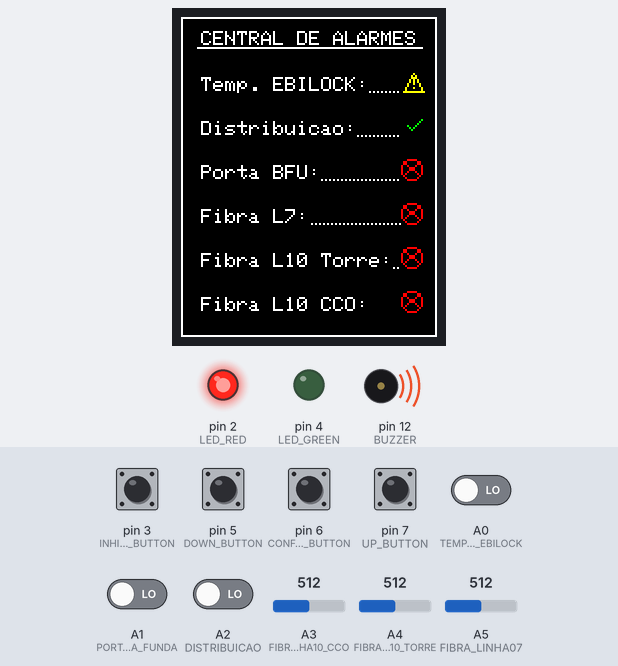
The program below on a simulated Arduino Nano, built with avr-gcc and run on an emulated ATmega328P. Parts: 128×160 colour display, output pins drawn as LEDs (lit = HIGH), buzzer (waves = sounding, pin HIGH). The inputs (shaded band) are chosen by the test bench; at power-on: pin 3 (INHIBIT_ALARM_BUTTON), pin 5 (DOWN_BUTTON), pin 6 (CONFIG_BUTTON), pin 7 (UP_BUTTON) HIGH, A0 (TEMPERATURA_EBILOCK), A1 (PORTA_BARRA_FUNDA), A2 (DISTRIBUICAO) LOW, A3 (FIBRA_LINHA10_CCO) = 512, A4 (FIBRA_LINHA10_TORRE) = 512, A5 (FIBRA_LINHA07) = 512.

Above: at 5.3 s.
5.4 s: pin 6 (CONFIG_BUTTON) pulled LOW for 1 s
At 7.6 s:
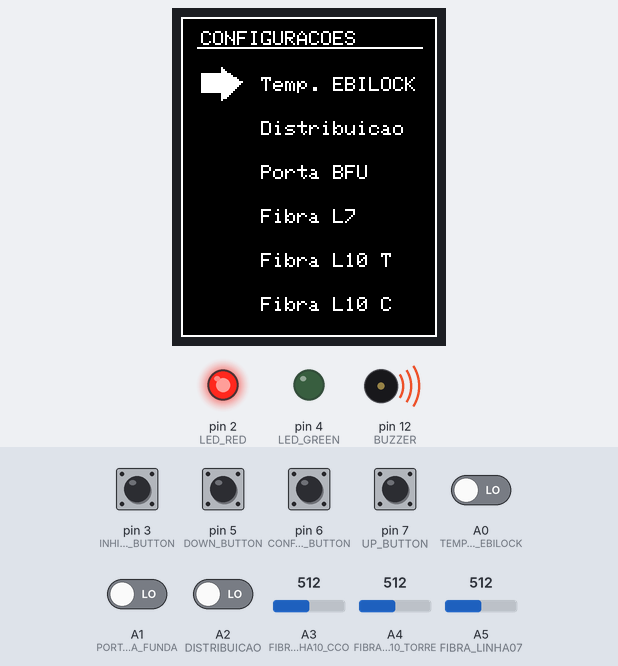
7.9 s: pin 3 (INHIBIT_ALARM_BUTTON) pulled LOW for 0.15 s
At 9.1 s:
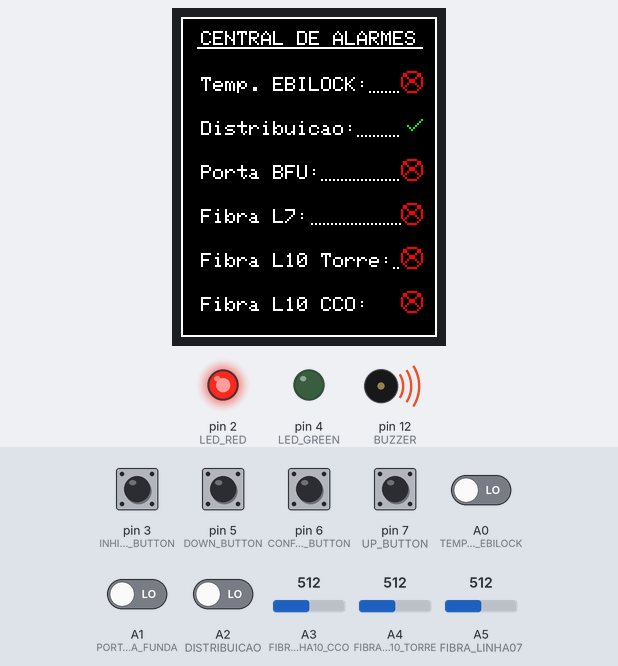
9.8 s: A1 (PORTA_BARRA_FUNDA) driven HIGH
At 11.19 s:
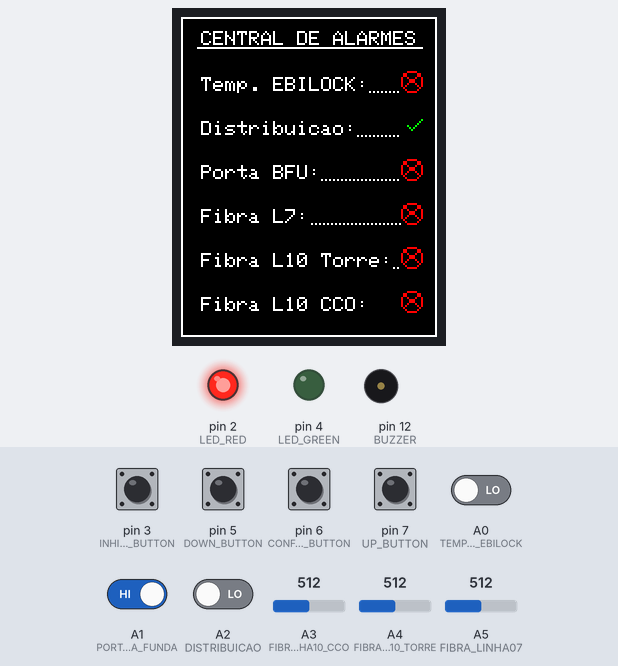
12.8 s: A0 (TEMPERATURA_EBILOCK) driven HIGH
At 15.1 s:
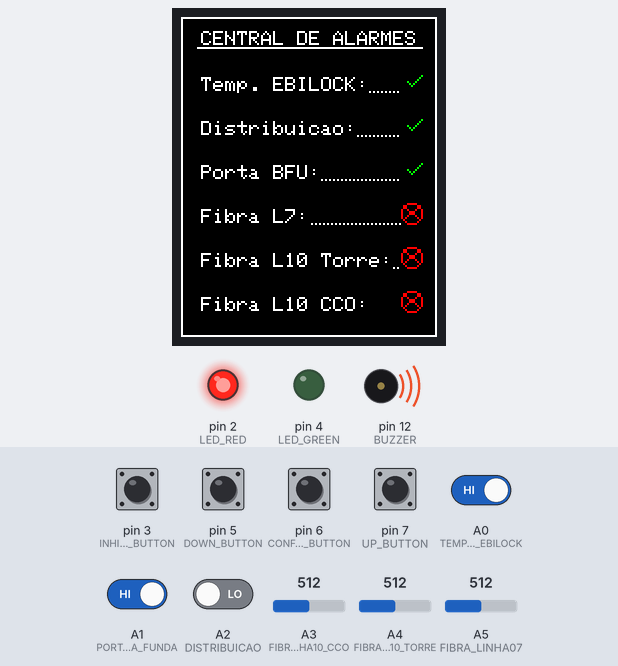
15.8 s: A2 (DISTRIBUICAO) driven HIGH
At 16.6 s:
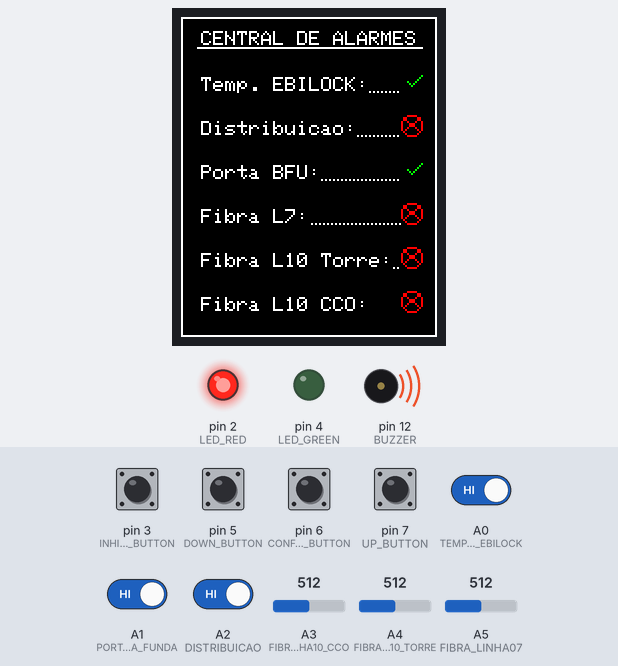
17.3 s: A0 (TEMPERATURA_EBILOCK) driven LOW
At 17.7 s:
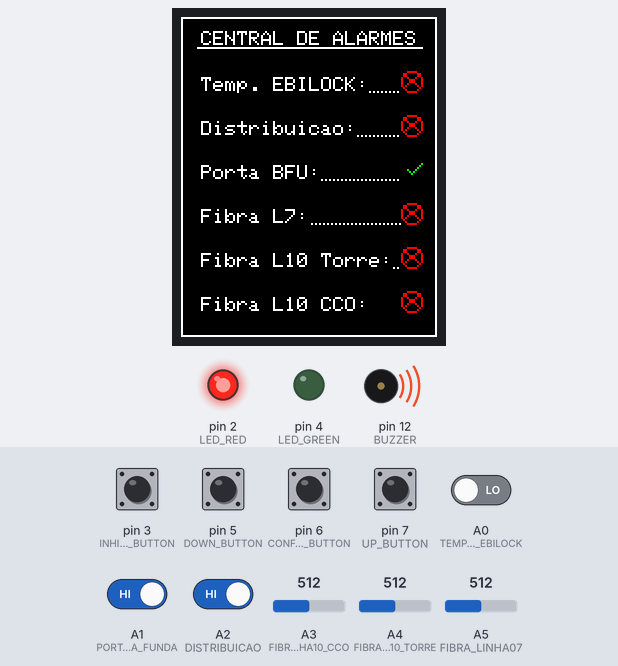
Timing chart, 0 to 19.8 s (numbered marks = the images above; inputs shaded):
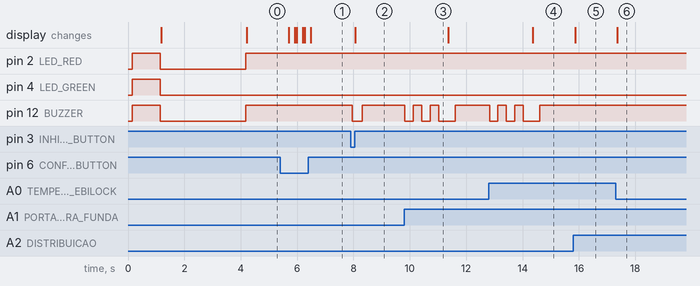

The program:

main.cpp
```cpp
#include <Arduino.h>
#include <Wire.h>
#include <SPI.h>
#include "screen.h"

// PORTS
//...Alarm inputs
static uint8_t TEMPERATURA_EBILOCK = A0;
static uint8_t DISTRIBUICAO        = A2;
static uint8_t PORTA_BARRA_FUNDA   = A1;
static uint8_t FIBRA_LINHA07       = A5;
static uint8_t FIBRA_LINHA10_TORRE = A4;
static uint8_t FIBRA_LINHA10_CCO   = A3;

//...Buttons
static uint8_t UP_BUTTON            = 7;
static uint8_t DOWN_BUTTON          = 5;
static uint8_t INHIBIT_ALARM_BUTTON = 3;
static uint8_t CONFIG_BUTTON        = 6;

//...Outputs
static uint8_t BUZZER    = 12;
static uint8_t LED_RED   = 2;
static uint8_t LED_GREEN = 4;

//Input states values
static uint8_t STATE_TEMPERATURA_EBILOCK = 0;
static uint8_t STATE_DISTRIBUICAO        = 1;
static uint8_t STATE_PORTA_BARRA_FUNDA   = 2;
static uint8_t STATE_FIBRA_LINHA07       = 3;
static uint8_t STATE_FIBRA_LINHA10_TORRE = 4;
static uint8_t STATE_FIBRA_LINHA10_CCO   = 5;

//Debounce to control 800Hz fiber input
boolean confirmStateL7   = false;
uint16_t debounceL7On    = 0;
uint16_t debounceL7Off   = 0;

boolean confirmStateL10c = false;
uint16_t debounceL10cOn  = 0;
uint16_t debounceL10cOff = 0;

boolean confirmStateL10t = false;
uint16_t debounceL10tOn  = 0;
uint16_t debounceL10tOff = 0;

static uint8_t  ANALOG_READ_LIMIAR       = 30;
static uint16_t DEBOUNCE_SENSIBILITY_ON  = 150;
static uint16_t DEBOUNCE_SENSIBILITY_OFF = 750;

//Variables to watch state changes
int8_t state[6];
uint8_t stateValue[] = {3, 5, 7, 11, 13, 17};
uint8_t currentState = 0;
int16_t previousState = -1;

//Variable susceptible to change by interruption
volatile boolean isAlarmInhibitButtonPressed  = false;

//Screen selection
static uint8_t MAIN_SCREEN = 0;
static uint8_t CONFIG_SCREEN = 1;
uint8_t selectedScreen = MAIN_SCREEN;

//Função acionada quando o botão de inibição do buzzer é pressionado.
void verifyInhibitAlarmButton(){
  isAlarmInhibitButtonPressed = true;
}

//Função que define as saídas para o estado de alarme, ativando o buzzer.
void triggerAlarm(){
  digitalWrite(BUZZER,    HIGH);
  digitalWrite(LED_RED,   HIGH);
  digitalWrite(LED_GREEN, LOW);
}

//Função que coloca o programa em estado normal.
void turnOffAlarm(){
  digitalWrite(BUZZER,    LOW);
  digitalWrite(LED_RED,   LOW);
  digitalWrite(LED_GREEN, HIGH);
}

//Função que mantém o programa em estado de alarme mas inibe o buzzer.
void inhibitAlarm(){
  digitalWrite(BUZZER, LOW);
}

void restoreAllAlarm(){
  for(int i = 0; i < 3; i++){
    digitalWrite(BUZZER, LOW);
    delay(300);
    digitalWrite(BUZZER, HIGH);
    delay(300);
  }
  digitalWrite(BUZZER, LOW);
  delay(300);
}

void restorePartialAlarm(){
  for(int i = 0; i < 2; i++){
    digitalWrite(BUZZER, LOW);
    delay(300);
    digitalWrite(BUZZER, HIGH);
    delay(300);
  }
  digitalWrite(BUZZER, LOW);
  delay(300);
}

//Função que verifica cada uma das entradas e define o estado em que se encontram (1 - para normal, 0 - para alarmado).
void watchInputs(){
  if(state[STATE_TEMPERATURA_EBILOCK] >= 0)
    state[STATE_TEMPERATURA_EBILOCK] = (digitalRead(TEMPERATURA_EBILOCK))?1:0;

  if (state[STATE_DISTRIBUICAO] >= 0)
    state[STATE_DISTRIBUICAO] = (digitalRead(DISTRIBUICAO))?0:1;

  if (state[STATE_PORTA_BARRA_FUNDA] >= 0)
    state[STATE_PORTA_BARRA_FUNDA] = (digitalRead(PORTA_BARRA_FUNDA))?1:0;

  if (state[STATE_FIBRA_LINHA07] >= 0){
    uint16_t l7Value = analogRead(FIBRA_LINHA07);
    if (l7Value > ANALOG_READ_LIMIAR) {
      debounceL7On += 1;
    }
    if (l7Value < ANALOG_READ_LIMIAR) {
      debounceL7Off += 1;
    }
    if (debounceL7On > DEBOUNCE_SENSIBILITY_ON) {
      debounceL7On = 0;
      debounceL7Off = 0;
      if (confirmStateL7) state[STATE_FIBRA_LINHA07] = 1;
      confirmStateL7 = true;
    }
    if (debounceL7Off > DEBOUNCE_SENSIBILITY_OFF) {
      debounceL7On = 0;
      debounceL7Off = 0;
      if (!confirmStateL7) state[STATE_FIBRA_LINHA07] = 0;
      confirmStateL7 = false;
    }
  }

  if (state[STATE_FIBRA_LINHA10_CCO] >= 0){
    uint16_t l10cValue = analogRead(FIBRA_LINHA10_CCO);
    if (l10cValue > ANALOG_READ_LIMIAR) {
      debounceL10cOn += 1;
    }
    if (l10cValue < ANALOG_READ_LIMIAR) {
      debounceL10cOff += 1;
    }
    if (debounceL10cOn > DEBOUNCE_SENSIBILITY_ON) {
      debounceL10cOn = 0;
      debounceL10cOff = 0;
      if (confirmStateL10c) state[STATE_FIBRA_LINHA10_CCO] = 1;
      confirmStateL10c = true;
    }
    if (debounceL10cOff > DEBOUNCE_SENSIBILITY_OFF) {
      debounceL10cOn = 0;
      debounceL10cOff = 0;
      if (!confirmStateL10c) state[STATE_FIBRA_LINHA10_CCO] = 0;
      confirmStateL10c = false;
    }
  }

  if (state[STATE_FIBRA_LINHA10_TORRE] >= 0){
    uint16_t l10tValue = analogRead(FIBRA_LINHA10_TORRE);
    if (l10tValue > ANALOG_READ_LIMIAR) {
      debounceL10tOn += 1;
    }
    if (l10tValue < ANALOG_READ_LIMIAR) {
      debounceL10tOff += 1;
    }
    if (debounceL10tOn > DEBOUNCE_SENSIBILITY_ON) {
      debounceL10tOn = 0;
      debounceL10tOff = 0;
      if (confirmStateL10t) state[STATE_FIBRA_LINHA10_TORRE] = 1;
      confirmStateL10t = true;
    }
    if (debounceL10tOff > DEBOUNCE_SENSIBILITY_OFF) {
      debounceL10tOn = 0;
      debounceL10tOff = 0;
      if (!confirmStateL10t) state[STATE_FIBRA_LINHA10_TORRE] = 0;
      confirmStateL10t = false;
    }
  }
}

//Verifica as mudanças de estado das entradas.
void watchState(){
  currentState = 0;

  //Cada estado da entrada tem um valor único, devido a soma de números primos.
  for (int i = 0; i < 6; i++){
    if (state[i] == 0) {
      currentState += stateValue[i];
    }
  }
}

//Verifica se o programa está em estado alarmado e aciona as saídas.
void watchAlarms(){
  if (previousState > currentState){
    if (currentState == 0) restoreAllAlarm();
    else restorePartialAlarm();
  }
  else if (currentState != 0 && !isAlarmInhibitButtonPressed)
    triggerAlarm();
  else if (isAlarmInhibitButtonPressed) inhibitAlarm();
  else turnOffAlarm();
}

//Funação que controla as diferentes funções da tela de configurações do programa.
void configScreen(){
  uint16_t cursorPosition = 0;
  boolean hasToRefreshScreen = true;

  //Enquanto não apertado o botão de saída da tela de configurações o programa continua nela.
  while(selectedScreen == CONFIG_SCREEN){
    //Verifica se o botão de subida do menu foi pressionado.
    if (!digitalRead(UP_BUTTON) && cursorPosition > 0){
      cursorPosition--;
      hasToRefreshScreen = true;
      delay(50);
    }

    //Verifica se o botão de descida do menu foi pressionado.
    if (!digitalRead(DOWN_BUTTON) && cursorPosition < 5){
      cursorPosition++;
      hasToRefreshScreen = true;
      delay(50);
    }

    //Verifica se o botão de configurações foi pressionado. Ao clicar a entrada selecionada fica desabilitada, não alarmando em caso de mudança de estado.
    if (!digitalRead(CONFIG_BUTTON)){
      state[cursorPosition] = (state[cursorPosition] + 1) * -1;
      hasToRefreshScreen = true;
      delay(50);
    }

    //Se houve alguma mudança de estado atualiza a tela.
    if (hasToRefreshScreen){
      Screen::drawConfigScreen(
        (state[STATE_TEMPERATURA_EBILOCK] < 0)?RED:WHITE,
        (state[STATE_DISTRIBUICAO] < 0)?RED:WHITE,
        (state[STATE_PORTA_BARRA_FUNDA] < 0)?RED:WHITE,
        (state[STATE_FIBRA_LINHA07] < 0)?RED:WHITE,
        (state[STATE_FIBRA_LINHA10_TORRE] < 0)?RED:WHITE,
        (state[STATE_FIBRA_LINHA10_CCO] < 0)?RED:WHITE
      );

      hasToRefreshScreen = false;
      delay(200);

      Screen::drawArrow(cursorPosition);
    }

    //Se o botão de inibir o buzzer for pressionado o programa volta para a tela inicial.
    if (isAlarmInhibitButtonPressed){
       selectedScreen = MAIN_SCREEN;
    }
  }

  previousState = -1;
}

//Desenha a tela inicial do programa.
void mainScreen() {
  watchInputs();
  watchState();
  watchAlarms();
  if (previousState != currentState) {
    Screen::drawMainScreen(state);

    if(previousState < currentState || currentState == 0) isAlarmInhibitButtonPressed = false;
    previousState = currentState;

    delay(200);
  }
}

void setup() {
  //Init LCD display
  Screen::init();

  //Init digital ports
  pinMode(TEMPERATURA_EBILOCK,INPUT);
  pinMode(DISTRIBUICAO,       INPUT);
  pinMode(PORTA_BARRA_FUNDA,  INPUT);
  pinMode(FIBRA_LINHA07,      INPUT);
  pinMode(FIBRA_LINHA10_TORRE,INPUT);
  pinMode(FIBRA_LINHA10_CCO,  INPUT);

  //Init buttons
  pinMode(UP_BUTTON,     INPUT_PULLUP);
  pinMode(DOWN_BUTTON,   INPUT_PULLUP);
  pinMode(INHIBIT_ALARM_BUTTON,  INPUT_PULLUP);
  pinMode(CONFIG_BUTTON, INPUT_PULLUP);

  //Init outputs
  pinMode(BUZZER,    OUTPUT);
  pinMode(LED_RED,   OUTPUT);
  pinMode(LED_GREEN, OUTPUT);

  //Leds test
  digitalWrite(BUZZER,    HIGH);
  digitalWrite(LED_RED,   HIGH);
  digitalWrite(LED_GREEN, HIGH);
  delay(1000);
  digitalWrite(BUZZER,    LOW);
  digitalWrite(LED_RED,   LOW);
  digitalWrite(LED_GREEN, LOW);

  //Define STATE_TEMPERATURA_EBILOCK as disabled
  state[STATE_TEMPERATURA_EBILOCK] = -1;

  //Define the interruption to INHIBIT_ALARM_BUTTON
  attachInterrupt(digitalPinToInterrupt(INHIBIT_ALARM_BUTTON),  verifyInhibitAlarmButton,  LOW);

  //Boot animation
  Screen::drawBootScreen();
}

void loop() {
  if (!digitalRead(CONFIG_BUTTON)){
    selectedScreen = CONFIG_SCREEN;
    delay(200);
  }

  selectedScreen == MAIN_SCREEN ? mainScreen() : configScreen();

  delay(50);
}
```

screen.h
```cpp
#include <Adafruit_GFX.h>
#include <Adafruit_ST7735.h>

#define WHITE   ST7735_WHITE
#define BLUE    ST7735_BLUE
#define RED     ST7735_RED
#define YELLOW  ST7735_YELLOW
#define GREEN   ST7735_GREEN
#define BLACK   ST7735_BLACK

class Screen {
  public:
    static void init();
    static void drawBootScreen();
    static void drawMainScreen(int8_t* state);
    static void drawConfigScreen(
      uint16_t tempEbilockColor,
      uint16_t distributionColor,
      uint16_t bfuDoorColor,
      uint16_t l7FiberColor,
      uint16_t l10tFiberColor,
      uint16_t l10cFiberColor
    );
    static void drawArrow(uint16_t pos);
    static void drawStateIndicator(uint16_t posx, uint16_t posy, int16_t state);
};
```

screen.cpp
```cpp
#include "screen.h"

#define TFT_DC            9     // Sainsmart RS/DC
#define TFT_RST           8     // Sainsmart RES
#define TFT_CS           10     // Sainsmart CS
static Adafruit_ST7735 TFT = Adafruit_ST7735(TFT_CS,  TFT_DC, TFT_RST);
#define TFTW            128     // screen width
#define TFTH            160     // screen height
#define TFTW2            64     // half screen width
#define TFTH2            80     // half screen height

static uint8_t INIT_POS_MAIN_Y   = 30;
static uint8_t INIT_POS_MAIN_X   = 10;
static uint8_t INIT_POS_ARROW_Y  = 28;
static uint8_t DIST              = 22;
static uint8_t DIST_CONFIG       = 22;
static uint8_t INIT_POS_CONFIG_X = 40;

static uint8_t tempEbilockState = 0;
static uint8_t distributionState = 1;
static uint8_t bfuDoorState = 2;
static uint8_t l7FiberState = 3;
static uint8_t l10tFiberState = 4;
static uint8_t l10cFiberState = 5;

void Screen::init () {
  TFT.initR(INITR_BLACKTAB);
}

void Screen::drawBootScreen () {
  TFT.fillScreen(BLACK);

  TFT.drawRect(0, 0, 128, 160, WHITE);
  TFT.fillRect(10, TFTH2 - 20, TFTW - 20, 1, WHITE);
  TFT.fillRect(10, TFTH2 + 32, TFTW - 20, 1, WHITE);
  TFT.setTextColor(WHITE);
  TFT.setTextSize(3);
  TFT.setCursor( TFTW2 - (6 * 9), TFTH2 - 16);
  TFT.println("  NX  ");
  TFT.setTextSize(3);
  TFT.setCursor( TFTW2 - (6 * 9) + 9, TFTH2 + 8);
  TFT.println(" LUZ");
  TFT.setTextSize(0);
  TFT.setCursor( 10, TFTH2 - 28);
  TFT.println("Eq. de Sinalizacao");
  TFT.setCursor( TFTW2 - (12 * 3) - 15, TFTH2 + 34);
  TFT.println("Central de Alarmes");
  delay(3000);
}

void Screen::drawMainScreen (int8_t* state) {
  TFT.fillScreen(BLACK);

  TFT.drawRect(0, 0, 128, 160, WHITE);

  TFT.setTextColor(WHITE);
  TFT.setCursor(10, 7);
  TFT.setTextSize(1);
  TFT.println("CENTRAL DE ALARMES");
  TFT.drawFastHLine(8, 15, 113, WHITE);

  TFT.setCursor(INIT_POS_MAIN_X, INIT_POS_MAIN_Y);
  TFT.setTextSize(1);
  TFT.println("Temp. EBILOCK:");
  drawStateIndicator(94, INIT_POS_MAIN_Y, state[tempEbilockState]);

  TFT.setCursor(INIT_POS_MAIN_X, INIT_POS_MAIN_Y + DIST);
  TFT.setTextSize(1);
  TFT.println("Distribuicao:");
  drawStateIndicator(88, INIT_POS_MAIN_Y + DIST, state[distributionState]);

  TFT.setCursor(INIT_POS_MAIN_X, INIT_POS_MAIN_Y + 2 * DIST);
  TFT.setTextSize(1);
  TFT.println("Porta BFU:");
  drawStateIndicator(70, INIT_POS_MAIN_Y + 2 * DIST, state[bfuDoorState]);

  TFT.setCursor(INIT_POS_MAIN_X, INIT_POS_MAIN_Y + 3 * DIST);
  TFT.setTextSize(1);
  TFT.println("Fibra L7:");
  drawStateIndicator(65, INIT_POS_MAIN_Y + 3 * DIST, state[l7FiberState]);

  TFT.setCursor(INIT_POS_MAIN_X, INIT_POS_MAIN_Y + 4 * DIST);
  TFT.setTextSize(1);
  TFT.println("Fibra L10 Torre:");
  drawStateIndicator(106, INIT_POS_MAIN_Y + 4 * DIST, state[l10tFiberState]);

  TFT.setCursor(INIT_POS_MAIN_X, INIT_POS_MAIN_Y + 5 * DIST);
  TFT.setTextSize(1);
  TFT.println("Fibra L10 CCO:");
  drawStateIndicator(110, INIT_POS_MAIN_Y + 5 * DIST, state[l10cFiberState]);
}

void Screen::drawConfigScreen (
  uint16_t tempEbilockColor,
  uint16_t distributionColor,
  uint16_t bfuDoorColor,
  uint16_t l7FiberColor,
  uint16_t l10tFiberColor,
  uint16_t l10cFiberColor
) {
  TFT.fillScreen(BLACK);

  TFT.drawRect(0, 0, 128, 160, WHITE);

  TFT.setTextColor(WHITE);
  TFT.setCursor(10, 7);
  TFT.setTextSize(1);
  TFT.println("CONFIGURACOES");
  TFT.drawFastHLine(8, 15, 113, WHITE);

  TFT.setTextColor(tempEbilockColor);
  TFT.setCursor(INIT_POS_CONFIG_X, INIT_POS_MAIN_Y);
  TFT.setTextSize(1);
  TFT.println("Temp. EBILOCK");

  TFT.setTextColor(distributionColor);
  TFT.setCursor(INIT_POS_CONFIG_X, INIT_POS_MAIN_Y + DIST_CONFIG);
  TFT.setTextSize(1);
  TFT.println("Distribuicao");

  TFT.setTextColor(bfuDoorColor);
  TFT.setCursor(INIT_POS_CONFIG_X, INIT_POS_MAIN_Y + 2 * DIST_CONFIG);
  TFT.setTextSize(1);
  TFT.println("Porta BFU");

  TFT.setTextColor(l7FiberColor);
  TFT.setCursor(INIT_POS_CONFIG_X, INIT_POS_MAIN_Y + 3 * DIST_CONFIG);
  TFT.setTextSize(1);
  TFT.println("Fibra L7");

  TFT.setTextColor(l10tFiberColor);
  TFT.setCursor(INIT_POS_CONFIG_X, INIT_POS_MAIN_Y + 4 * DIST_CONFIG);
  TFT.setTextSize(1);
  TFT.println("Fibra L10 T");

  TFT.setTextColor(l10cFiberColor);
  TFT.setCursor(INIT_POS_CONFIG_X, INIT_POS_MAIN_Y + 5 * DIST_CONFIG);
  TFT.setTextSize(1);
  TFT.println("Fibra L10 C");
}

void Screen::drawArrow (uint16_t pos) {
  TFT.fillRect(INIT_POS_MAIN_X, INIT_POS_ARROW_Y + pos * DIST_CONFIG, 10, 10, WHITE);
  TFT.fillTriangle(INIT_POS_MAIN_X + 10,
                   INIT_POS_ARROW_Y -  3 + pos * DIST_CONFIG,
                   INIT_POS_MAIN_X + 10,
                   INIT_POS_ARROW_Y + 13 + pos * DIST_CONFIG,
                   INIT_POS_MAIN_X + 20,
                   INIT_POS_ARROW_Y +  4 + pos * DIST_CONFIG,
                   WHITE);
}

/*
 * Faz o desenho que designa o estado da entrada monitorada.
 * -> Desenha um "tick" VERDE se a entrada estiver OK.
 * -> Desenha um X VERMELHO circunscrito se a entrada estiver alarmada.
 * -> Desenha um TRIÂNGULO COM UMA EXCLAMAÇÃO se a entrada estiver desativada.
 */
void Screen::drawStateIndicator (uint16_t posx, uint16_t posy, int16_t state) {
  if(state > 0){
    TFT.drawLine(113, posy + 2, 115, posy + 4, GREEN);
    TFT.drawLine(115, posy + 4, 120, posy - 1, GREEN);
  }
  else if (state < 0){
    TFT.drawTriangle(111, posy + 7, 121, posy + 7, 116, posy - 2, YELLOW);
    TFT.drawFastVLine(116, posy, 4, YELLOW);
    TFT.drawPixel(116, posy + 5, YELLOW);
  }
  else{
    TFT.drawCircle(115, posy + 2, 5, RED);
    TFT.drawLine(111, posy - 2, 119, posy + 5, RED);
    TFT.drawLine(111, posy + 5, 119, posy - 2, RED);
  }

  uint8_t i = 0;
  while(posx + i * 2 < 110){
    TFT.drawPixel(posx + i * 2, posy + 7, WHITE);
    i++;
  }
}
```

Measured:
- after the input at 5.4 s, the display: first changes after 0.31 s (image 1 shows a later state)
- after the input at 7.9 s, pin 12 (BUZZER): HIGH → LOW after 0.05 s, → HIGH 0.36 s later; the display: changes after 0.17 s (image 2)
- after the input at 9.8 s, pin 12 (BUZZER): goes LOW 0.30 s, HIGH 0.30 s, LOW 0.30 s, HIGH 0.30 s, LOW 0.59 s, then HIGH, starting at once
- after the input at 12.8 s, pin 12 (BUZZER): goes LOW 0.30 s, HIGH 0.30 s, LOW 0.30 s, HIGH 0.30 s, LOW 0.59 s, then HIGH, starting at once; the display: changes after 1.6 s (image 4)
- after the input at 15.8 s, the display: changes after 0.07 s (image 5)
- after the input at 17.3 s, the display: changes after 0.07 s (image 6)
